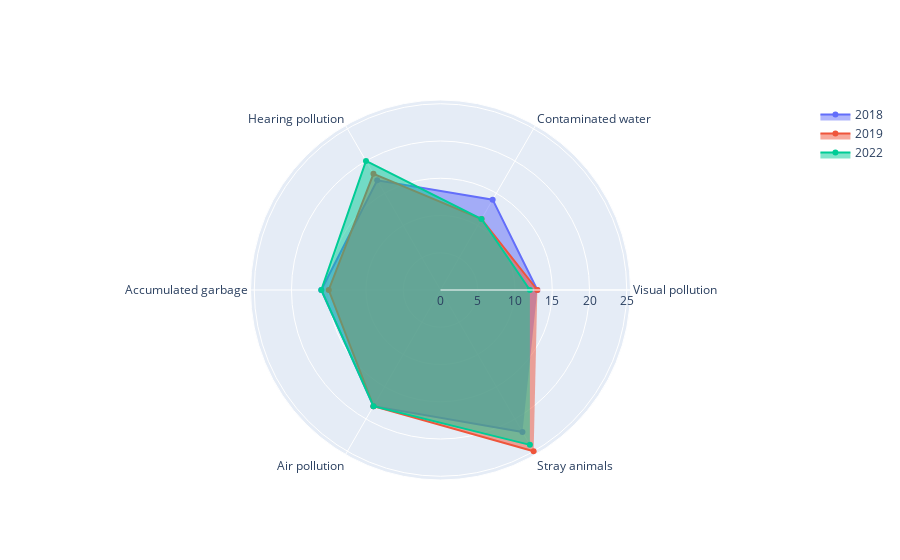

This figure's notebook cell:
### Code cell
fig = go.Figure()

for year in res:
  fig.add_trace(go.Scatterpolar(
    r=res[year],
    theta=['Visual pollution', 'Contaminated water', 'Hearing pollution', 'Accumulated garbage', 'Air pollution', 'Stray animals'],
    fill='toself',
    name=year
  ))

fig.show()

### Figure 1 — Plotly figure (JSON) as saved in the notebook; plotly's stock layout.template omitted (floating-point values rounded to 4 significant figures)
{"data": [{"fill": "toself", "name": "2018", "r": [13, 14, 17, 16, 18, 22], "theta": ["Visual pollution", "Contaminated water", "Hearing pollution", "Accumulated garbage", "Air pollution", "Stray animals"], "type": "scatterpolar"}, {"fill": "toself", "name": "2019", "r": [13, 11, 18, 15, 18, 25], "theta": ["Visual pollution", "Contaminated water", "Hearing pollution", "Accumulated garbage", "Air pollution", "Stray animals"], "type": "scatterpolar"}, {"fill": "toself", "name": "2022", "r": [12, 11, 20, 16, 18, 24], "theta": ["Visual pollution", "Contaminated water", "Hearing pollution", "Accumulated garbage", "Air pollution", "Stray animals"], "type": "scatterpolar"}], "layout": {}}
